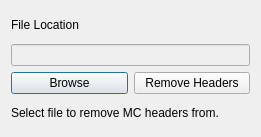
<?xml version="1.0" encoding="UTF-8"?>
<ui version="4.0">
 <class>Dialog</class>
 <widget class="QDialog" name="Dialog">
  <property name="geometry">
   <rect>
    <x>0</x>
    <y>0</y>
    <width>261</width>
    <height>137</height>
   </rect>
  </property>
  <property name="sizePolicy">
   <sizepolicy hsizetype="Fixed" vsizetype="Fixed">
    <horstretch>0</horstretch>
    <verstretch>0</verstretch>
   </sizepolicy>
  </property>
  <property name="maximumSize">
   <size>
    <width>261</width>
    <height>137</height>
   </size>
  </property>
  <property name="windowTitle">
   <string>Remove MC Headers</string>
  </property>
  <layout class="QVBoxLayout" name="verticalLayout">
   <item>
    <widget class="QLabel" name="label_location">
     <property name="text">
      <string>File Location</string>
     </property>
    </widget>
   </item>
   <item>
    <widget class="QLineEdit" name="lineEdit_location">
     <property name="enabled">
      <bool>false</bool>
     </property>
    </widget>
   </item>
   <item>
    <layout class="QHBoxLayout" name="horizontalLayout">
     <item>
      <widget class="QPushButton" name="pushButton_browse">
       <property name="text">
        <string>Browse</string>
       </property>
      </widget>
     </item>
     <item>
      <widget class="QPushButton" name="pushButton_remove">
       <property name="text">
        <string>Remove Headers</string>
       </property>
      </widget>
     </item>
    </layout>
   </item>
   <item>
    <widget class="QLabel" name="label_status">
     <property name="text">
      <string>Select file to remove MC headers from.</string>
     </property>
    </widget>
   </item>
  </layout>
 </widget>
 <resources/>
 <connections/>
</ui>
